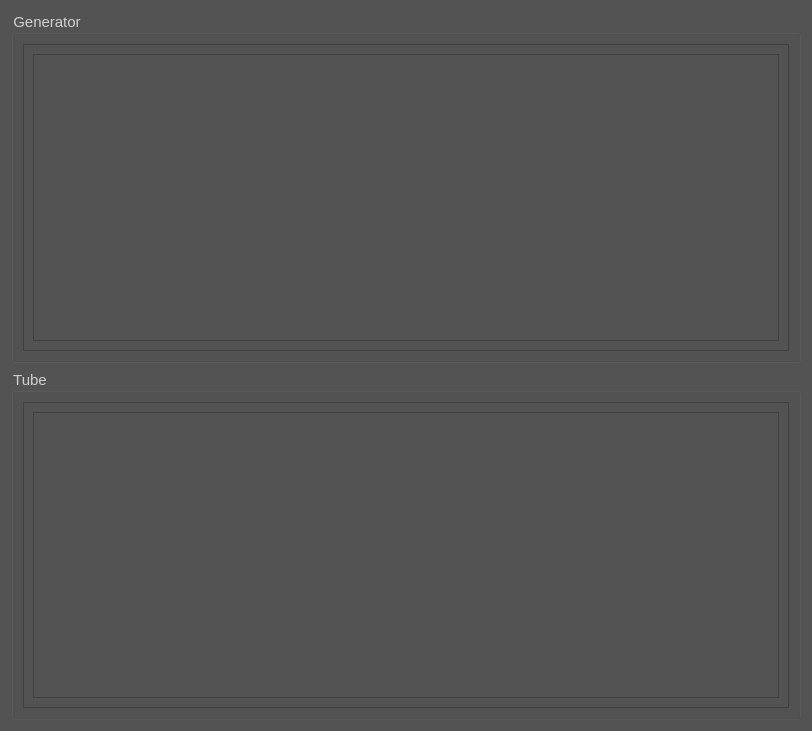
<?xml version="1.0" encoding="UTF-8"?>
<ui version="4.0">
 <class>GeneratorConfigurationWidget</class>
 <widget class="QWidget" name="GeneratorConfigurationWidget">
  <property name="geometry">
   <rect>
    <x>0</x>
    <y>0</y>
    <width>812</width>
    <height>731</height>
   </rect>
  </property>
  <property name="font">
   <font>
    <pointsize>11</pointsize>
   </font>
  </property>
  <property name="windowTitle">
   <string>Form</string>
  </property>
  <property name="styleSheet">
   <string notr="true">color: rgb(208, 208, 208);
background-color: rgb(83, 83, 83);</string>
  </property>
  <layout class="QVBoxLayout" name="verticalLayout_2">
   <item>
    <widget class="QGroupBox" name="generatorBox">
     <property name="sizePolicy">
      <sizepolicy hsizetype="Preferred" vsizetype="Preferred">
       <horstretch>0</horstretch>
       <verstretch>0</verstretch>
      </sizepolicy>
     </property>
     <property name="font">
      <font>
       <pointsize>11</pointsize>
      </font>
     </property>
     <property name="title">
      <string>Generator</string>
     </property>
     <layout class="QHBoxLayout" name="horizontalLayout">
      <item>
       <widget class="QScrollArea" name="scrollArea">
        <property name="widgetResizable">
         <bool>true</bool>
        </property>
        <widget class="QWidget" name="scrollAreaWidgetContents">
         <property name="geometry">
          <rect>
           <x>0</x>
           <y>0</y>
           <width>760</width>
           <height>294</height>
          </rect>
         </property>
         <layout class="QVBoxLayout" name="verticalLayout">
          <item>
           <widget class="QTableView" name="generatorTableView"/>
          </item>
         </layout>
        </widget>
       </widget>
      </item>
     </layout>
    </widget>
   </item>
   <item>
    <widget class="QGroupBox" name="TubeBox">
     <property name="font">
      <font>
       <pointsize>11</pointsize>
      </font>
     </property>
     <property name="title">
      <string>Tube</string>
     </property>
     <layout class="QHBoxLayout" name="horizontalLayout_2">
      <item>
       <widget class="QScrollArea" name="tubeScrollArea">
        <property name="widgetResizable">
         <bool>true</bool>
        </property>
        <widget class="QWidget" name="scrollAreaWidgetContents_2">
         <property name="geometry">
          <rect>
           <x>0</x>
           <y>0</y>
           <width>760</width>
           <height>294</height>
          </rect>
         </property>
         <layout class="QHBoxLayout" name="horizontalLayout_3">
          <item>
           <widget class="QTableView" name="tubeTableView"/>
          </item>
         </layout>
        </widget>
       </widget>
      </item>
     </layout>
    </widget>
   </item>
  </layout>
 </widget>
 <resources/>
 <connections/>
</ui>
